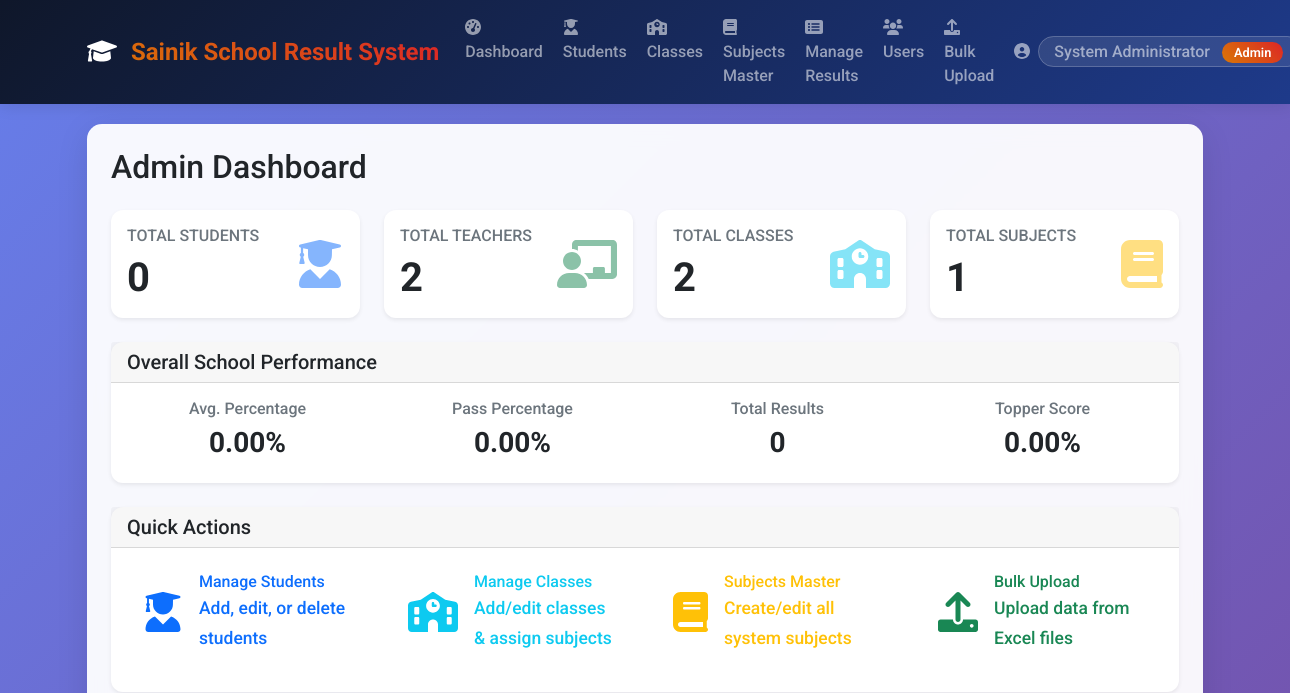
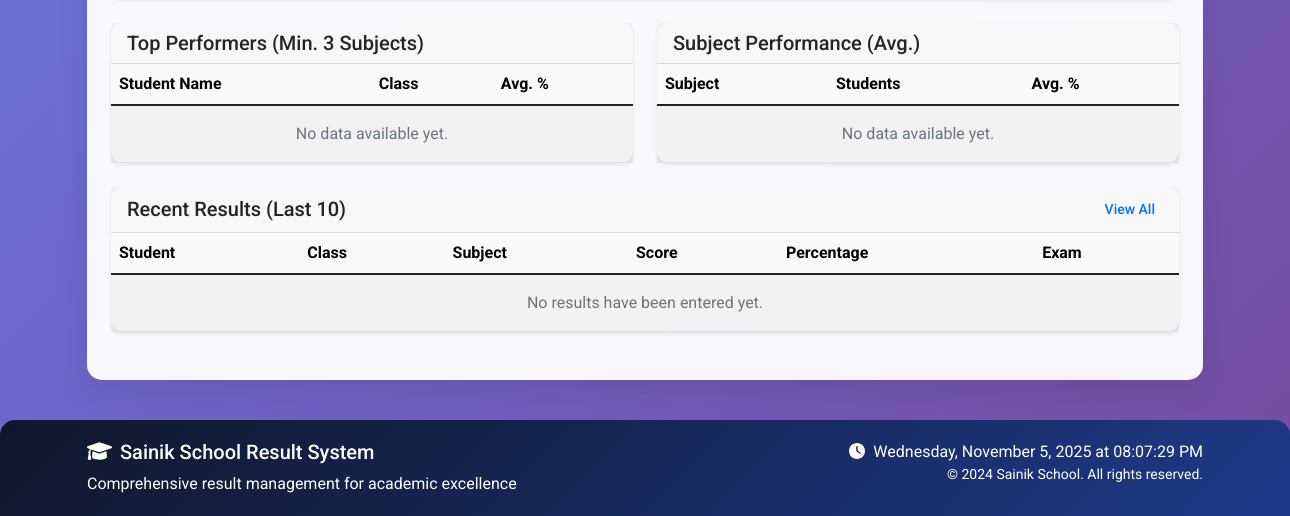
Page /admin/dashboard (signed in) on the earlier database version (2 pictures, top to bottom).
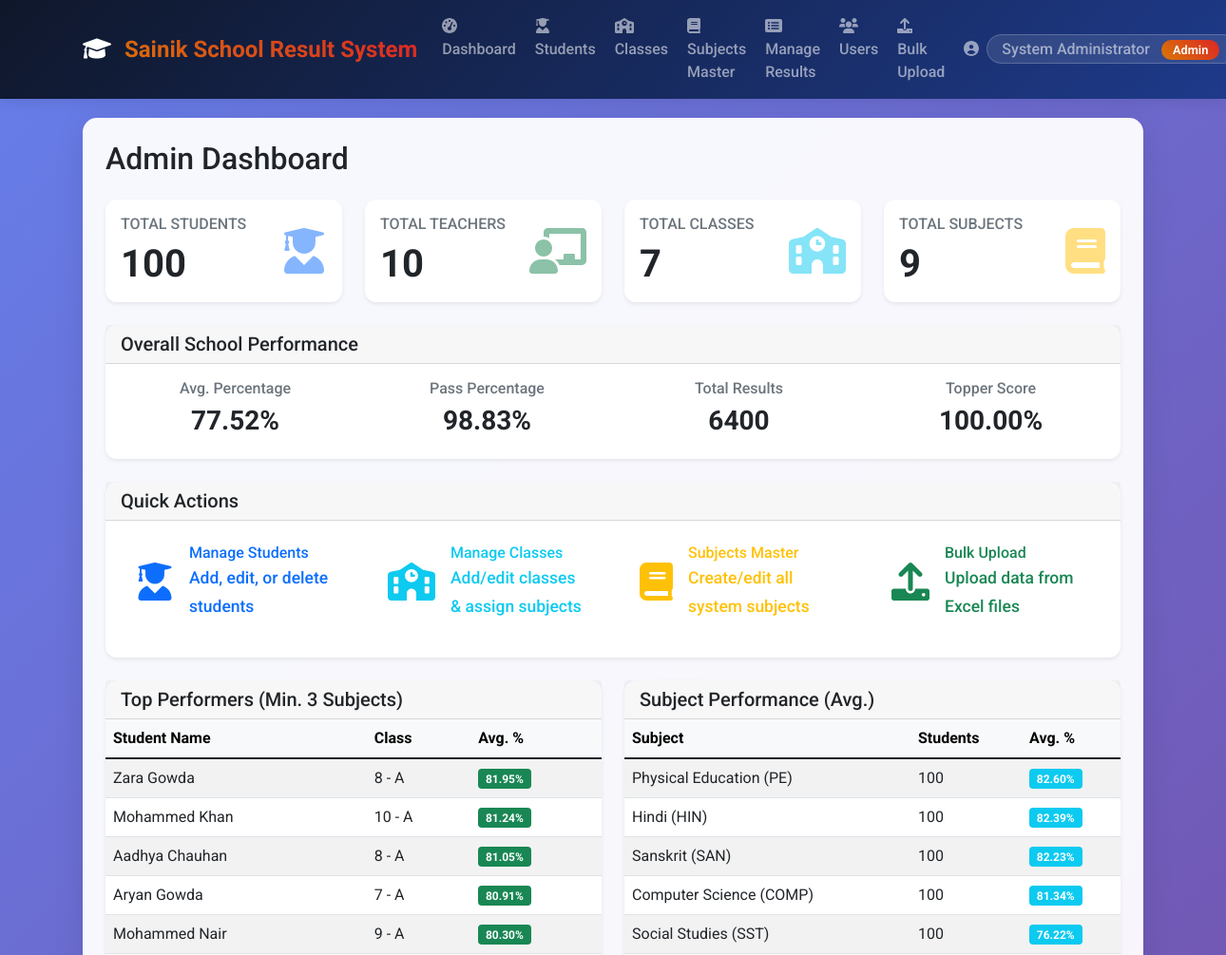
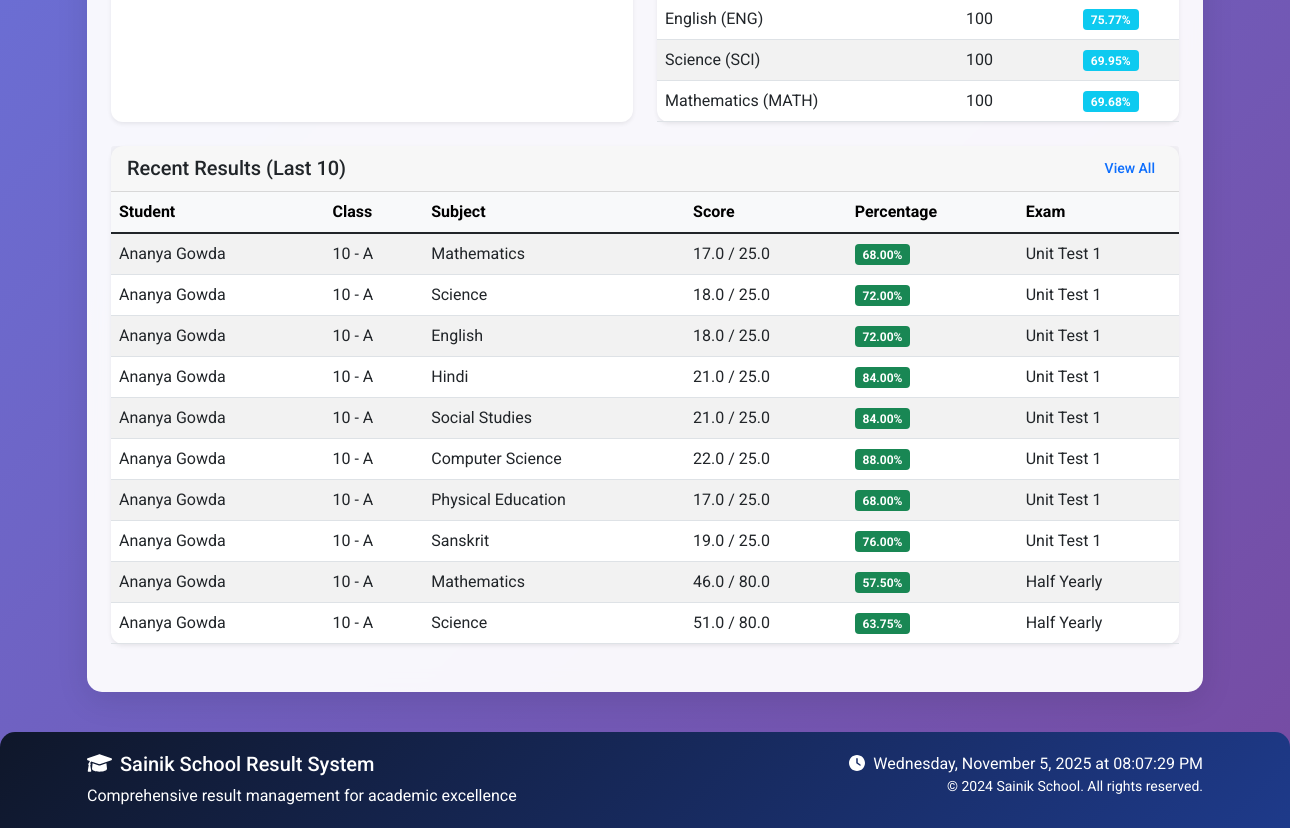
Same page on the later database version (2 pictures, top to bottom).
### tables this page shows
CREATE TABLE users (
            id INTEGER PRIMARY KEY AUTOINCREMENT,
            username TEXT UNIQUE NOT NULL,
            password TEXT NOT NULL,
            role TEXT NOT NULL CHECK(role IN ('admin', 'teacher', 'student')),
            name TEXT NOT NULL,
            email TEXT,
            created_at TIMESTAMP DEFAULT CURRENT_TIMESTAMP
        );

CREATE TABLE subjects (
            id INTEGER PRIMARY KEY AUTOINCREMENT,
            subject_name TEXT NOT NULL UNIQUE,
            subject_code TEXT UNIQUE
        );

CREATE TABLE classes (
            id INTEGER PRIMARY KEY AUTOINCREMENT,
            class_name TEXT NOT NULL UNIQUE,
            section TEXT,
            teacher_id INTEGER,
            FOREIGN KEY (teacher_id) REFERENCES users (id)
        );

### app.py (the view)
@app.route('/admin/dashboard')
@login_required
def admin_dashboard():
    if current_user.role != 'admin':
        flash('Access denied!', 'danger')
        return redirect(url_for('index'))
    conn = get_db_connection()
    cursor = conn.cursor()
    total_students = cursor.execute('SELECT COUNT(*) FROM users WHERE role = "student"').fetchone()[0]
    total_teachers = cursor.execute('SELECT COUNT(*) FROM users WHERE role = "teacher"').fetchone()[0]
    total_classes = cursor.execute('SELECT COUNT(*) FROM classes').fetchone()[0]
    total_subjects = cursor.execute('SELECT COUNT(*) FROM subjects').fetchone()[0]
    overall_stats_query = '''
        SELECT
            COUNT(*) as total_results,
            AVG((marks_obtained * 100.0) / total_marks) as average_percentage,
            MAX((marks_obtained * 100.0) / total_marks) as topper_score
        FROM results
    '''
    overall_stats_raw = cursor.execute(overall_stats_query).fetchone()
    if overall_stats_raw['total_results'] == 0:
        overall_stats = {
            'total_results': 0, 'average_percentage': 0, 'pass_percentage': 0, 'topper_score': 0
        }
    else:
        pass_percentage_raw = cursor.execute(
            'SELECT (SELECT COUNT(*) FROM results WHERE (marks_obtained * 100.0) / total_marks >= 50) * 100.0 / COUNT(*) FROM results'
        ).fetchone()[0]
        overall_stats = dict(overall_stats_raw)
        overall_stats['pass_percentage'] = pass_percentage_raw or 0
    subject_performance = cursor.execute('''
        SELECT
            s.subject_name as name, s.subject_code as code,
            AVG((r.marks_obtained * 100.0) / r.total_marks) as average,
            COUNT(DISTINCT r.student_id) as student_count
        FROM results r JOIN subjects s ON r.subject_id = s.id
        GROUP BY s.id, s.subject_name, s.subject_code ORDER BY average DESC
    ''').fetchall()
    class_performance = cursor.execute('''
        SELECT
            c.class_name, c.section,
            AVG((r.marks_obtained * 100.0) / r.total_marks) as average,
            COUNT(DISTINCT r.student_id) as student_count
        FROM results r JOIN classes c ON r.class_id = c.id
        GROUP BY c.id, c.class_name, c.section ORDER BY average DESC
    ''').fetchall()
    recent_results = cursor.execute('''
        SELECT
            r.*, s.subject_name, u.name as student_name,
            u.username as student_username, c.class_name, c.section
        FROM results r
        JOIN subjects s ON r.subject_id = s.id
        JOIN users u ON r.student_id = u.id
        JOIN classes c ON r.class_id = c.id
        ORDER BY r.created_at DESC LIMIT 10
    ''').fetchall()
    top_performers = cursor.execute('''
        SELECT
            u.name as student_name, c.class_name, c.section,
            AVG((r.marks_obtained * 100.0) / r.total_marks) as average_percentage
        FROM results r
        JOIN users u ON r.student_id = u.id
        JOIN student_enrollment se ON u.id = se.student_id
        JOIN classes c ON se.class_id = c.id
        GROUP BY r.student_id, u.name, c.class_name, c.section
        HAVING COUNT(DISTINCT r.subject_id) >= 3
        ORDER BY average_percentage DESC LIMIT 5
    ''').fetchall()
    conn.close()
    return render_template('admin_dashboard.html',
                         total_students=total_students, total_teachers=total_teachers,
                         total_classes=total_classes, total_subjects=total_subjects,
                         overall_stats=overall_stats, subject_performance=subject_performance,
                         class_performance=class_performance, recent_results=recent_results,
                         top_performers=top_performers)

### app.py (called while the page is built)
@login_manager.user_loader
def load_user(user_id):
    return LoginUser.get(user_id)

### auth.py (called while the page is built)
    @staticmethod
    def get(user_id):
        user = User.get_by_id(user_id)
        if user:
            return LoginUser(user.id, user.username, user.role, user.name)
        return None

### database.py (called while the page is built)
def get_db_connection():
    conn = sqlite3.connect('school_results.db')
    conn.row_factory = sqlite3.Row
    return conn

### models.py (called while the page is built)
    @staticmethod
    def get_by_id(user_id):
        conn = get_db_connection()
        user = conn.execute(
            'SELECT * FROM users WHERE id = ?', (user_id,)
        ).fetchone()
        conn.close()
        if user:
            return User(
                id=user['id'],
                username=user['username'],
                password=user['password'],
                role=user['role'],
                name=user['name'],
                email=user['email']
            )
        return None

### templates/admin_dashboard.html (shortened to what the changed rows need)
{% extends "base.html" %}
{% block content %}
<div class="row">
    <div class="col-12">
        <h2 class="mb-4">Admin Dashboard</h2>
    </div>
</div>
<div class="row">
    <div class="col-md-3 mb-4">
        <div class="card h-100 shadow-sm border-primary">
            <div class="card-body">
                <div class="d-flex justify-content-between align-items-center">
                    <div>
                        <h6 class="text-muted text-uppercase mb-2">Total Students</h6>
                        <h2 class="display-6 fw-bold mb-0">{{ total_students }}</h2>
                    </div>
                </div>
            </div>
        </div>
    </div>
    <div class="col-md-3 mb-4">
        <div class="card h-100 shadow-sm border-success">
            <div class="card-body">
                <div class="d-flex justify-content-between align-items-center">
                    <div>
                        <h6 class="text-muted text-uppercase mb-2">Total Teachers</h6>
                        <h2 class="display-6 fw-bold mb-0">{{ total_teachers }}</h2>
                    </div>
                </div>
            </div>
        </div>
    </div>
    <div class="col-md-3 mb-4">
        <div class="card h-100 shadow-sm border-info">
            <div class="card-body">
                <div class="d-flex justify-content-between align-items-center">
                    <div>
                        <h6 class="text-muted text-uppercase mb-2">Total Classes</h6>
                        <h2 class="display-6 fw-bold mb-0">{{ total_classes }}</h2>
                    </div>
                </div>
            </div>
        </div>
    </div>
    <div class="col-md-3 mb-4">
        <div class="card h-100 shadow-sm border-warning">
            <div class="card-body">
                <div class="d-flex justify-content-between align-items-center">
                    <div>
                        <h6 class="text-muted text-uppercase mb-2">Total Subjects</h6>
                        <h2 class="display-6 fw-bold mb-0">{{ total_subjects }}</h2>
                    </div>
                </div>
            </div>
        </div>
    </div>
</div>
<div class="row mb-4">
    <div class="col-12">
        <div class="card shadow-sm">
            <div class="card-body">
                <div class="row text-center">
                    <div class="col-md-3">
                        <h6 class="text-muted">Avg. Percentage</h6>
                        <h3 class="fw-bold">{{ "%.2f"|format(overall_stats.average_percentage) }}%</h3>
                    </div>
                    <div class="col-md-3">
                        <h6 class="text-muted">Pass Percentage</h6>
                        <h3 class="fw-bold">{{ "%.2f"|format(overall_stats.pass_percentage) }}%</h3>
                    </div>
                    <div class="col-md-3">
                        <h6 class="text-muted">Total Results</h6>
                        <h3 class="fw-bold">{{ overall_stats.total_results }}</h3>
                    </div>
                    <div class="col-md-3">
                        <h6 class="text-muted">Topper Score</h6>
                        <h3 class="fw-bold">{{ "%.2f"|format(overall_stats.topper_score or 0) }}%</h3>
                    </div>
                </div>
            </div>
        </div>
    </div>
</div>
<div class="row">
    <div class="col-md-6 mb-4">
        <div class="card h-100 shadow-sm">
            <div class="card-body p-0">
                <div class="table-responsive">
                    <table class="table table-striped table-hover mb-0">
                        <thead class="table-light">
                            <tr>
                                <th>Student Name</th>
                                <th>Class</th>
                                <th>Avg. %</th>
                            </tr>
                        </thead>
                        <tbody>
                            {% for student in top_performers %}
                            <tr>
                                <td>{{ student.student_name }}</td>
                                <td>{{ student.class_name }} - {{ student.section }}</td>
                                <td><span class="badge bg-success">{{ "%.2f"|format(student.average_percentage) }}%</span></td>
                            </tr>
                            {% else %}
                            <tr><td colspan="3" class="text-center text-muted p-3">No data available yet.</td></tr>
                            {% endfor %}
                        </tbody>
                    </table>
                </div>
            </div>
        </div>
    </div>
    <div class="col-md-6 mb-4">
        <div class="card h-100 shadow-sm">
            <div class="card-body p-0">
                <div class="table-responsive">
                    <table class="table table-striped table-hover mb-0">
                        <thead class="table-light">
                            <tr>
                                <th>Subject</th>
                                <th>Students</th>
                                <th>Avg. %</th>
                            </tr>
                        </thead>
                        <tbody>
                            {% for subject in subject_performance %}
                            <tr>
                                <td>{{ subject.name }} ({{ subject.code }})</td>
                                <td>{{ subject.student_count }}</td>
                                <td><span class="badge bg-info">{{ "%.2f"|format(subject.average) }}%</span></td>
                            </tr>
                            {% else %}
                            <tr><td colspan="3" class="text-center text-muted p-3">No data available yet.</td></tr>
                            {% endfor %}
                        </tbody>
                    </table>
                </div>
            </div>
        </div>
    </div>
    <div class="col-12 mb-4">
        <div class="card shadow-sm">
            <div class="card-body p-0">
                <div class="table-responsive">
                    <table class="table table-striped table-hover mb-0">
                        <thead class="table-light">
                            <tr>
                                <th>Student</th>
                                <th>Class</th>
                                <th>Subject</th>
                                <th>Score</th>
                                <th>Percentage</th>
                                <th>Exam</th>
                            </tr>
                        </thead>
                        <tbody>
                            {% for result in recent_results %}
                            <tr>
                                <td>{{ result.student_name }}</td>
                                <td>{{ result.class_name }} - {{ result.section }}</td>
                                <td>{{ result.subject_name }}</td>
                                <td>{{ result.marks_obtained }} / {{ result.total_marks }}</td>
                                <td>
                                    {% set perc = (result.marks_obtained / result.total_marks * 100) if result.total_marks > 0 else 0 %}
                                    <span class="badge bg-{{ 'success' if perc >= 50 else 'danger' }}">
                                        {{ "%.2f"|format(perc) }}%
                                    </span>
                                </td>
                                <td>{{ result.exam_type }}</td>
                            </tr>
                            {% else %}
                            <tr><td colspan="6" class="text-center text-muted p-3">No results have been entered yet.</td></tr>
                            {% endfor %}
                        </tbody>
                    </table>
                </div>
            </div>
        </div>
    </div>
</div>
{% endblock %}

Differences in the rows shown:
added users: student_name "Zara Gowda", class_name "8", section "A", average_percentage "81.95", shown under "Top Performers (Min. 3 Subjects)"
added users: student_name "Mohammed Khan", class_name "10", section "A", average_percentage "81.24", shown under "Top Performers (Min. 3 Subjects)"
added users: student_name "Aadhya Chauhan", class_name "8", section "A", average_percentage "81.05", shown under "Top Performers (Min. 3 Subjects)"
added users: student_name "Aryan Gowda", class_name "7", section "A", average_percentage "80.91", shown under "Top Performers (Min. 3 Subjects)"
added users: student_name "Mohammed Nair", class_name "9", section "A", average_percentage "80.30", shown under "Top Performers (Min. 3 Subjects)"
added subjects: name "Physical Education", code "PE", student_count "100", average "82.60"
added subjects: name "Hindi", code "HIN", student_count "100", average "82.39"
added subjects: name "Sanskrit", code "SAN", student_count "100", average "82.23"
added subjects: name "Computer Science", code "COMP", student_count "100", average "81.34"
added subjects: name "Social Studies", code "SST", student_count "100", average "76.22"
added subjects: name "English", code "ENG", student_count "100", average "75.77"
added subjects: name "Science", code "SCI", student_count "100", average "69.95"
added subjects: name "Mathematics", code "MATH", student_count "100", average "69.68"
added users: student_name "Ananya Gowda", class_name "10", section "A", subject_name "Mathematics", marks_obtained "17.0", total_marks "25.0", perc "68.00", exam_type "Unit Test 1", subject_name "Science", marks_obtained "18.0", perc "72.00", subject_name "English", subject_name "Hindi", marks_obtained "21.0", perc "84.00", subject_name "Social Studies", subject_name "Computer Science", marks_obtained "22.0", perc "88.00", subject_name "Physical Education", subject_name "Sanskrit", marks_obtained "19.0", perc "76.00", marks_obtained "46.0", total_marks "80.0", perc "57.50", exam_type "Half Yearly", marks_obtained "51.0", perc "63.75", shown under "Recent Results (Last 10)"
Other differences:
{{ total_students }}: "0" → "100"
{{ total_teachers }}: "2" → "10"
{{ total_classes }}: "2" → "7"
{{ total_subjects }}: "1" → "9"
{{ "%.2f"|format(overall_stats.average_percentage) }}: "0.00" → "77.52"
{{ "%.2f"|format(overall_stats.pass_percentage) }}: "0.00" → "98.83"
{{ overall_stats.total_results }}: "0" → "6400"
{{ "%.2f"|format(overall_stats.topper_score or 0) }}: "0.00" → "100.00"
text no longer shown: "No data available yet. No data available yet. No results have been entered yet."
